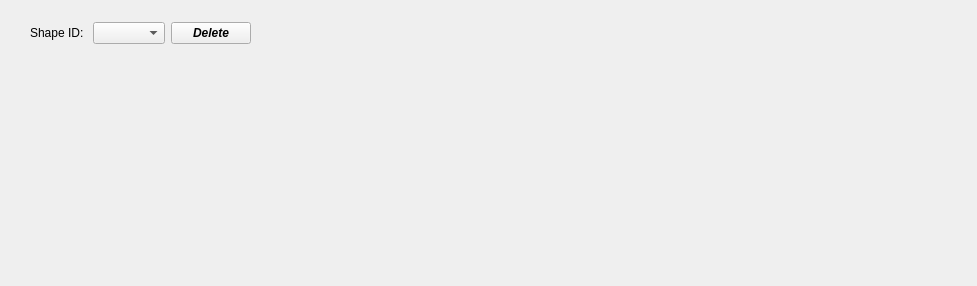
        <widget class="QWidget" name="adminDelete">
         <property name="sizePolicy">
          <sizepolicy hsizetype="Minimum" vsizetype="Minimum">
           <horstretch>0</horstretch>
           <verstretch>0</verstretch>
          </sizepolicy>
         </property>
         <property name="minimumSize">
          <size>
           <width>977</width>
           <height>286</height>
          </size>
         </property>
         <widget class="QWidget" name="layoutWidget">
          <property name="geometry">
           <rect>
            <x>30</x>
            <y>20</y>
            <width>221</width>
            <height>27</height>
           </rect>
          </property>
          <layout class="QGridLayout" name="gridLayout_7">
           <item row="0" column="1">
            <widget class="QComboBox" name="deleteShapeID"/>
           </item>
           <item row="0" column="0">
            <widget class="QLabel" name="deleteShapeLabel">
             <property name="text">
              <string>Shape ID:</string>
             </property>
            </widget>
           </item>
           <item row="0" column="2">
            <widget class="QPushButton" name="deleteShapeButton">
             <property name="font">
              <font>
               <weight>75</weight>
               <italic>true</italic>
               <bold>true</bold>
               <underline>false</underline>
              </font>
             </property>
             <property name="text">
              <string>Delete</string>
             </property>
            </widget>
           </item>
          </layout>
         </widget>
        </widget>
